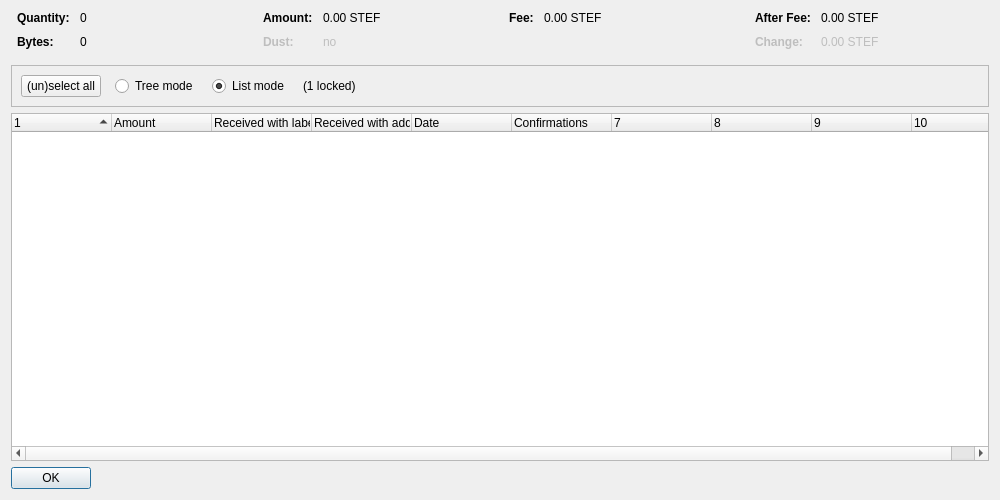
<?xml version="1.0" encoding="UTF-8"?>
<ui version="4.0">
 <class>CoinControlDialog</class>
 <widget class="QDialog" name="CoinControlDialog">
  <property name="geometry">
   <rect>
    <x>0</x>
    <y>0</y>
    <width>1000</width>
    <height>500</height>
   </rect>
  </property>
  <property name="windowTitle">
   <string>Coin Selection</string>
  </property>
  <layout class="QVBoxLayout" name="verticalLayout">
   <item>
    <layout class="QHBoxLayout" name="horizontalLayoutTop" stretch="0,0,0,0">
     <property name="topMargin">
      <number>0</number>
     </property>
     <property name="bottomMargin">
      <number>10</number>
     </property>
     <item>
      <layout class="QFormLayout" name="formLayoutCoinControl1">
       <property name="horizontalSpacing">
        <number>10</number>
       </property>
       <property name="verticalSpacing">
        <number>10</number>
       </property>
       <property name="leftMargin">
        <number>6</number>
       </property>
       <property name="rightMargin">
        <number>6</number>
       </property>
       <item row="0" column="0">
        <widget class="QLabel" name="labelCoinControlQuantityText">
         <property name="font">
          <font>
           <weight>75</weight>
           <bold>true</bold>
          </font>
         </property>
         <property name="text">
          <string>Quantity:</string>
         </property>
        </widget>
       </item>
       <item row="0" column="1">
        <widget class="QLabel" name="labelCoinControlQuantity">
         <property name="cursor">
          <cursorShape>IBeamCursor</cursorShape>
         </property>
         <property name="contextMenuPolicy">
          <enum>Qt::ActionsContextMenu</enum>
         </property>
         <property name="text">
          <string notr="true">0</string>
         </property>
         <property name="textInteractionFlags">
          <set>Qt::LinksAccessibleByMouse|Qt::TextSelectableByKeyboard|Qt::TextSelectableByMouse</set>
         </property>
        </widget>
       </item>
       <item row="1" column="0">
        <widget class="QLabel" name="labelCoinControlBytesText">
         <property name="font">
          <font>
           <weight>75</weight>
           <bold>true</bold>
          </font>
         </property>
         <property name="text">
          <string>Bytes:</string>
         </property>
        </widget>
       </item>
       <item row="1" column="1">
        <widget class="QLabel" name="labelCoinControlBytes">
         <property name="cursor">
          <cursorShape>IBeamCursor</cursorShape>
         </property>
         <property name="contextMenuPolicy">
          <enum>Qt::ActionsContextMenu</enum>
         </property>
         <property name="text">
          <string notr="true">0</string>
         </property>
         <property name="textInteractionFlags">
          <set>Qt::LinksAccessibleByMouse|Qt::TextSelectableByKeyboard|Qt::TextSelectableByMouse</set>
         </property>
        </widget>
       </item>
      </layout>
     </item>
     <item>
      <layout class="QFormLayout" name="formLayoutCoinControl2">
       <property name="horizontalSpacing">
        <number>10</number>
       </property>
       <property name="verticalSpacing">
        <number>10</number>
       </property>
       <property name="leftMargin">
        <number>6</number>
       </property>
       <property name="rightMargin">
        <number>6</number>
       </property>
       <item row="0" column="0">
        <widget class="QLabel" name="labelCoinControlAmountText">
         <property name="font">
          <font>
           <weight>75</weight>
           <bold>true</bold>
          </font>
         </property>
         <property name="text">
          <string>Amount:</string>
         </property>
        </widget>
       </item>
       <item row="0" column="1">
        <widget class="QLabel" name="labelCoinControlAmount">
         <property name="cursor">
          <cursorShape>IBeamCursor</cursorShape>
         </property>
         <property name="contextMenuPolicy">
          <enum>Qt::ActionsContextMenu</enum>
         </property>
         <property name="text">
          <string notr="true">0.00 STEF</string>
         </property>
         <property name="textInteractionFlags">
          <set>Qt::LinksAccessibleByMouse|Qt::TextSelectableByKeyboard|Qt::TextSelectableByMouse</set>
         </property>
        </widget>
       </item>
       <item row="1" column="0">
        <widget class="QLabel" name="labelCoinControlLowOutputText">
         <property name="enabled">
          <bool>false</bool>
         </property>
         <property name="font">
          <font>
           <weight>75</weight>
           <bold>true</bold>
          </font>
         </property>
         <property name="text">
          <string>Dust:</string>
         </property>
        </widget>
       </item>
       <item row="1" column="1">
        <widget class="QLabel" name="labelCoinControlLowOutput">
         <property name="enabled">
          <bool>false</bool>
         </property>
         <property name="cursor">
          <cursorShape>IBeamCursor</cursorShape>
         </property>
         <property name="contextMenuPolicy">
          <enum>Qt::ActionsContextMenu</enum>
         </property>
         <property name="text">
          <string notr="true">no</string>
         </property>
         <property name="textInteractionFlags">
          <set>Qt::LinksAccessibleByMouse|Qt::TextSelectableByKeyboard|Qt::TextSelectableByMouse</set>
         </property>
        </widget>
       </item>
      </layout>
     </item>
     <item>
      <layout class="QFormLayout" name="formLayoutCoinControl3">
       <property name="horizontalSpacing">
        <number>10</number>
       </property>
       <property name="verticalSpacing">
        <number>10</number>
       </property>
       <property name="leftMargin">
        <number>6</number>
       </property>
       <property name="rightMargin">
        <number>6</number>
       </property>
       <item row="0" column="0">
        <widget class="QLabel" name="labelCoinControlFeeText">
         <property name="font">
          <font>
           <weight>75</weight>
           <bold>true</bold>
          </font>
         </property>
         <property name="text">
          <string>Fee:</string>
         </property>
        </widget>
       </item>
       <item row="0" column="1">
        <widget class="QLabel" name="labelCoinControlFee">
         <property name="cursor">
          <cursorShape>IBeamCursor</cursorShape>
         </property>
         <property name="contextMenuPolicy">
          <enum>Qt::ActionsContextMenu</enum>
         </property>
         <property name="text">
          <string notr="true">0.00 STEF</string>
         </property>
         <property name="textInteractionFlags">
          <set>Qt::LinksAccessibleByMouse|Qt::TextSelectableByKeyboard|Qt::TextSelectableByMouse</set>
         </property>
        </widget>
       </item>
      </layout>
     </item>
     <item>
      <layout class="QFormLayout" name="formLayoutCoinControl4">
       <property name="horizontalSpacing">
        <number>10</number>
       </property>
       <property name="verticalSpacing">
        <number>10</number>
       </property>
       <property name="leftMargin">
        <number>6</number>
       </property>
       <property name="rightMargin">
        <number>6</number>
       </property>
       <item row="0" column="0">
        <widget class="QLabel" name="labelCoinControlAfterFeeText">
         <property name="font">
          <font>
           <weight>75</weight>
           <bold>true</bold>
          </font>
         </property>
         <property name="text">
          <string>After Fee:</string>
         </property>
        </widget>
       </item>
       <item row="0" column="1">
        <widget class="QLabel" name="labelCoinControlAfterFee">
         <property name="cursor">
          <cursorShape>IBeamCursor</cursorShape>
         </property>
         <property name="contextMenuPolicy">
          <enum>Qt::ActionsContextMenu</enum>
         </property>
         <property name="text">
          <string notr="true">0.00 STEF</string>
         </property>
         <property name="textInteractionFlags">
          <set>Qt::LinksAccessibleByMouse|Qt::TextSelectableByKeyboard|Qt::TextSelectableByMouse</set>
         </property>
        </widget>
       </item>
       <item row="1" column="0">
        <widget class="QLabel" name="labelCoinControlChangeText">
         <property name="enabled">
          <bool>false</bool>
         </property>
         <property name="font">
          <font>
           <weight>75</weight>
           <bold>true</bold>
          </font>
         </property>
         <property name="text">
          <string>Change:</string>
         </property>
        </widget>
       </item>
       <item row="1" column="1">
        <widget class="QLabel" name="labelCoinControlChange">
         <property name="enabled">
          <bool>false</bool>
         </property>
         <property name="cursor">
          <cursorShape>IBeamCursor</cursorShape>
         </property>
         <property name="contextMenuPolicy">
          <enum>Qt::ActionsContextMenu</enum>
         </property>
         <property name="text">
          <string notr="true">0.00 STEF</string>
         </property>
         <property name="textInteractionFlags">
          <set>Qt::LinksAccessibleByMouse|Qt::TextSelectableByKeyboard|Qt::TextSelectableByMouse</set>
         </property>
        </widget>
       </item>
      </layout>
     </item>
    </layout>
   </item>
   <item>
    <widget class="QFrame" name="frame">
     <property name="minimumSize">
      <size>
       <width>0</width>
       <height>40</height>
      </size>
     </property>
     <property name="frameShape">
      <enum>QFrame::StyledPanel</enum>
     </property>
     <property name="frameShadow">
      <enum>QFrame::Sunken</enum>
     </property>
     <layout class="QHBoxLayout" name="horizontalLayout">
      <item>
       <layout class="QHBoxLayout" name="horizontalLayoutPanel" stretch="0,0,0,0,0">
        <property name="spacing">
         <number>14</number>
        </property>
        <item>
         <widget class="QPushButton" name="pushButtonSelectAll">
          <property name="sizePolicy">
           <sizepolicy hsizetype="Maximum" vsizetype="Fixed">
            <horstretch>0</horstretch>
            <verstretch>0</verstretch>
           </sizepolicy>
          </property>
          <property name="text">
           <string>(un)select all</string>
          </property>
          <property name="autoDefault">
           <bool>false</bool>
          </property>
         </widget>
        </item>
        <item>
         <widget class="QRadioButton" name="radioTreeMode">
          <property name="sizePolicy">
           <sizepolicy hsizetype="Maximum" vsizetype="Fixed">
            <horstretch>0</horstretch>
            <verstretch>0</verstretch>
           </sizepolicy>
          </property>
          <property name="text">
           <string>Tree mode</string>
          </property>
         </widget>
        </item>
        <item>
         <widget class="QRadioButton" name="radioListMode">
          <property name="sizePolicy">
           <sizepolicy hsizetype="Maximum" vsizetype="Fixed">
            <horstretch>0</horstretch>
            <verstretch>0</verstretch>
           </sizepolicy>
          </property>
          <property name="text">
           <string>List mode</string>
          </property>
          <property name="checked">
           <bool>true</bool>
          </property>
         </widget>
        </item>
        <item>
         <widget class="QLabel" name="labelLocked">
          <property name="text">
           <string notr="true">(1 locked)</string>
          </property>
         </widget>
        </item>
        <item>
         <spacer name="horizontalSpacer">
          <property name="orientation">
           <enum>Qt::Horizontal</enum>
          </property>
          <property name="sizeHint" stdset="0">
           <size>
            <width>40</width>
            <height>20</height>
           </size>
          </property>
         </spacer>
        </item>
       </layout>
      </item>
     </layout>
    </widget>
   </item>
   <item>
    <widget class="CoinControlTreeWidget" name="treeWidget">
     <property name="contextMenuPolicy">
      <enum>Qt::CustomContextMenu</enum>
     </property>
     <property name="sortingEnabled">
      <bool>false</bool>
     </property>
     <property name="columnCount">
      <number>10</number>
     </property>
     <attribute name="headerShowSortIndicator" stdset="0">
      <bool>true</bool>
     </attribute>
     <attribute name="headerStretchLastSection">
      <bool>false</bool>
     </attribute>
     <column>
      <property name="text">
       <string/>
      </property>
     </column>
     <column>
      <property name="text">
       <string>Amount</string>
      </property>
     </column>
     <column>
      <property name="text">
       <string>Received with label</string>
      </property>
     </column>
     <column>
      <property name="text">
       <string>Received with address</string>
      </property>
     </column>
     <column>
      <property name="text">
       <string>Date</string>
      </property>
     </column>
     <column>
      <property name="text">
       <string>Confirmations</string>
      </property>
      <property name="toolTip">
       <string>Confirmed</string>
      </property>
     </column>
     <column>
      <property name="text">
       <string/>
      </property>
     </column>
     <column>
      <property name="text">
       <string/>
      </property>
     </column>
     <column>
      <property name="text">
       <string/>
      </property>
     </column>
     <column>
      <property name="text">
       <string/>
      </property>
     </column>
    </widget>
   </item>
   <item>
    <widget class="QDialogButtonBox" name="buttonBox">
     <property name="sizePolicy">
      <sizepolicy hsizetype="Maximum" vsizetype="Fixed">
       <horstretch>0</horstretch>
       <verstretch>0</verstretch>
      </sizepolicy>
     </property>
     <property name="orientation">
      <enum>Qt::Horizontal</enum>
     </property>
     <property name="standardButtons">
      <set>QDialogButtonBox::Ok</set>
     </property>
    </widget>
   </item>
  </layout>
 </widget>
 <customwidgets>
  <customwidget>
   <class>CoinControlTreeWidget</class>
   <extends>QTreeWidget</extends>
   <header>coincontroltreewidget.h</header>
  </customwidget>
 </customwidgets>
 <resources/>
 <connections/>
</ui>
